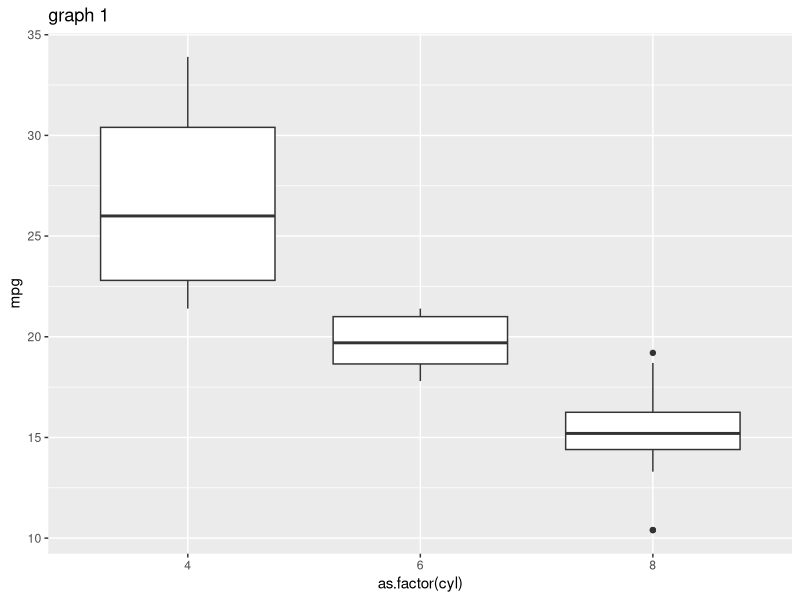
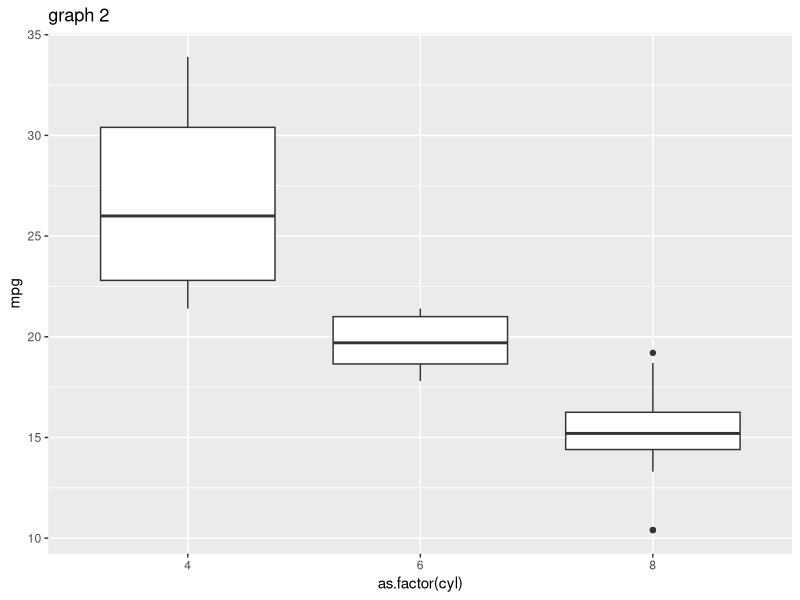

Reproduce these figures in R, in order.
## ---- chunk 1
#| echo: false
#| include: false
library(ggplot2)
library(magrittr)
## ---- chunk 2
#| output-location: slide 
mtcars %>% 
  ggplot(aes(x = as.factor(cyl), 
             y = mpg)) +
  geom_boxplot() +
  labs(title = "graph 1")
  
## ---- chunk 3
#| output-location: slide 
mtcars %>% 
  ggplot(aes(x = as.factor(cyl), 
             y = mpg)) +
  geom_boxplot() +
  labs(title = "graph 2")
  
